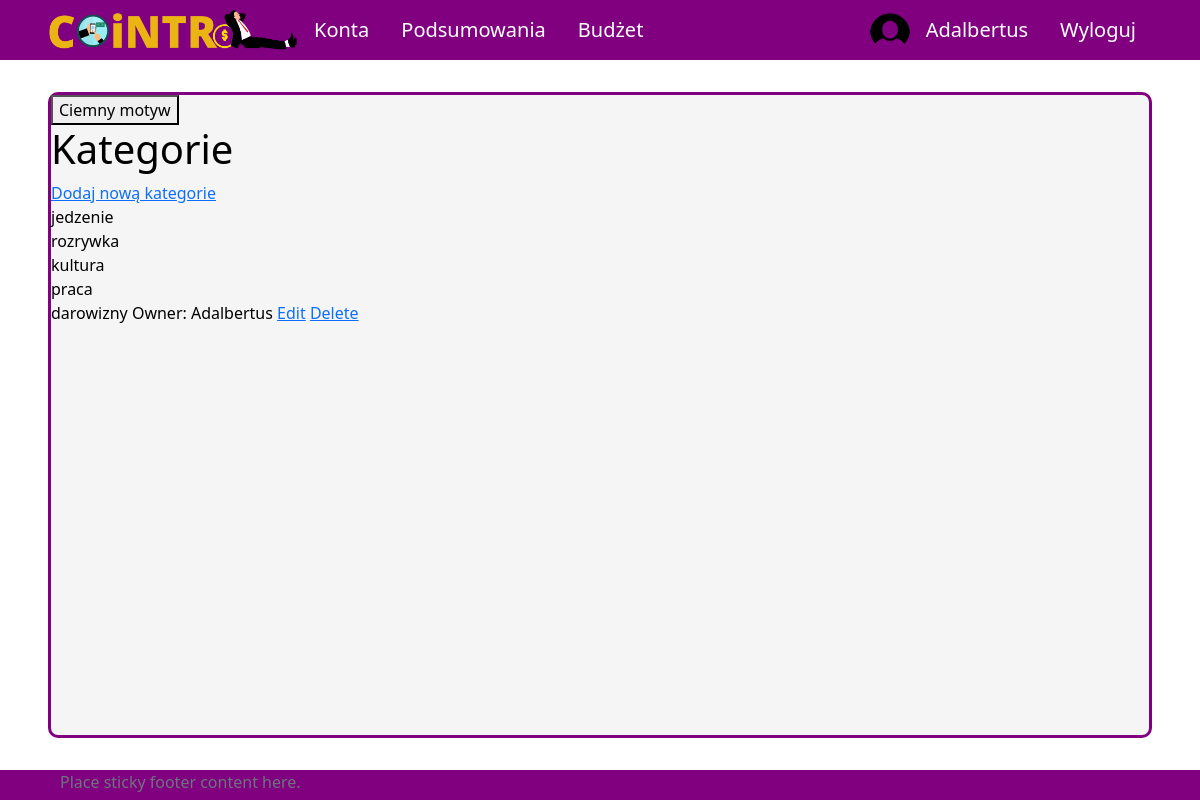
The page /profile/categories (signed in) on the database its author committed.
### UsersApp/models.py (models this page shows, shortened)
class Category(models.Model):
    SCOPE_CHOICES = (
    ("INCOME", "income"),
    ("EXPENSE", "expense"),
    )
    name = models.CharField(max_length=255)
    owner = models.ForeignKey(Profile, null=True, blank=True, on_delete=models.CASCADE)
    scope = models.CharField(max_length=10, choices=SCOPE_CHOICES) #income / expense - do oddzielenia rodzaju transakcji
    id = models.UUIDField(default=uuid.uuid4, unique=True, primary_key=True, editable=False)

class Profile(models.Model):
    user = models.OneToOneField(User, on_delete=models.CASCADE, null=True, blank=True)
    name = models.CharField(max_length=200, blank=True, null=True)
    email = models.EmailField(max_length=400, null=True, blank=True)
    username = models.CharField(max_length=200, blank=True, null=True)
    currency = models.ForeignKey('Currency', on_delete=models.SET_NULL, null=True)
    image = models.ImageField(null=True, blank=True)
    created = models.DateTimeField(auto_now_add=True)
    id = models.UUIDField(default=uuid.uuid4, unique=True,
                            primary_key=True, editable=False)

### UsersApp/views.py (the view)
# urls.py: path('profile/categories', views.showCategories, name='all-categories'),
@login_required(login_url='login')
def showCategories(request):
    defaultCategory = Category.objects.filter(owner__isnull=True)
    userCategory = Category.objects.filter(owner=request.user.profile)
    context = {'defaultCategory' : defaultCategory, 'userCategory' : userCategory}
    return render(request, 'application/all-categories.html', context)

### templates/application/all-categories.html
{% extends 'application/base.html' %}
{% block content %}
<h1>Kategorie</h1>
<a href="{% url 'create-category' %}">Dodaj nową kategorie</a> <br />
{% for dc in defaultCategory %}
    {{dc.name}}
    <br />
{% endfor %}
{% for uc in userCategory %}
    {{uc.name}} Owner: {{uc.owner.username}}
    <a href="{% url 'edit-category' uc.id %}">Edit</a>
    <a href="{% url 'delete-category' uc.id %}" onclick=
    "return confirm('Are you sure you want to delete {{uc.name}}?')">Delete</a>
    <br />
{% endfor %}
{% endblock %}

### templates/application/base.html (shortened to what this page needs)
{%load static%}
<!DOCTYPE html>
<html lang="pl">
<head>
    <link href="https://cdn.jsdelivr.net/npm/bootstrap@5.2.2/dist/css/bootstrap.min.css" rel="stylesheet">
    <link rel="stylesheet" type="text/css" href="{% static 'css/style.css' %}">
</head>
<body onload="checkColorMode()">
    <nav class="nav">
        {% if user.is_authenticated %}
        <ul class="nav justify-content-start">
            <li class="nav-item"><a id="logo-link" class="nav-link" href="{% url 'home' %}">
                <img onmouseover="logoHover()" onmouseout="logoOut()" id="app-logo" src="{% static 'images/logo.png' %}">
            </a>
            <li class="nav-item"><a class="nav-link" href="{% url 'all-accounts' %}">Konta</a></li>
            <li class="nav-item"><a class="nav-link" href="#">Podsumowania</a></li>
            <li class="nav-item"><a class="nav-link" href="#">Budżet</a></li>
        </ul>
        <ul class="nav justify-content-end">
            <img src="{% static 'images/circle_user_image.png' %}", style="border-radius: 50%; width: 40px;">
            <li class="nav-item"><a class="nav-link" href="{% url 'profile' %}">{{ user.username }}</a></li>
            <li class="nav-item"><a class="nav-link" href="{% url 'logout' %}">Wyloguj</a></li>
        </ul>
        {% endif %}
    </nav>
    <div id = "site-content">
        <button onclick="darkMode()" id="dark-mode-button">Ciemny motyw</button>
        {% block content %}
        {% endblock %}
    </div>
    <footer class="footer">
        <div class="container">
            <span class="text-muted">Place sticky footer content here.</span>
        </div>
    </footer>
</body>
</html>

### aplication/static/css/style.css (style rules this page uses)
body { background-color: white; color: black; }
a.nav-link { color: white; font-size: 20px; }
ul.nav { align-items: center; }
nav.nav { height: 60px; background-color: purple; justify-content: space-between; padding-left: 4vw; padding-right: 4vw; }
#logo-link { padding: 0; }
#app-logo { width: 250px; }
#site-content { min-height: calc(100vh - 60px - 8vh - 30px); margin-top: 4vh; margin-bottom: 4vh; margin-left: 4vw; margin-right: 4vw; border: 3px solid purple; border-radius: 10px; background-color: whitesmoke; }
footer { height: 30px; background-color: purple; justify-content: space-between; padding-left: 4vw; padding-right: 4vw; }

### rows shown on the page
Category: name "jedzenie"
Category: name "rozrywka"
Category: name "kultura"
Category: name "praca"
Category: name "darowizny", owner.username "Adalbertus"

### other values the page prints
{{ user.username }} "Adalbertus"
